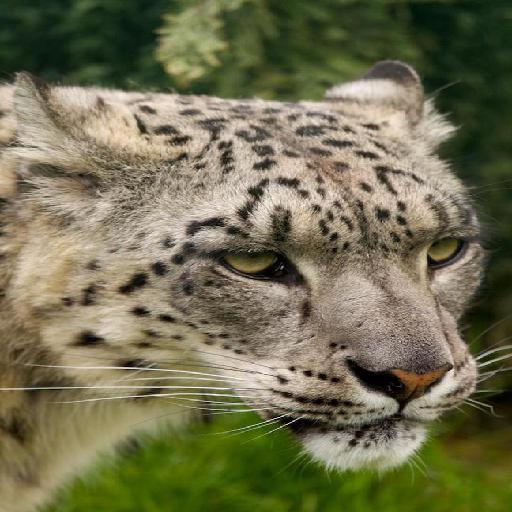
#> input picture test/input/img/1.jpg, 512 x 512 px, found by its file name
$ python cbir-texture.py
#> lines starting #> are read from the running program, lines starting #| are printed output that depends on the picture
from PIL import Image
import numpy as np
import os

def convert_to_grayscale(image_path):
    # Membuka gambar
    img = Image.open(image_path)

    # Mengubah gambar menjadi array numpy
    img_array = np.array(img)

    # Mengambil komponen R, G, dan B dari gambar
    R, G, B = img_array[:,:,0], img_array[:,:,1], img_array[:,:,2]

    # Menghitung grayscale
    grayscale = 0.29 * R + 0.587 * G + 0.114 * B

    # Mengubah grayscale menjadi integer
    grayscale = grayscale.astype(np.uint8)

    # Membuat gambar baru dari array grayscale
    grayscale_image = Image.fromarray(grayscale)

    return grayscale_image

def quantize_grayscale(image_path, levels=256):

    # Mengubah gambar menjadi grayscale
    img = convert_to_grayscale(image_path)

    # Mengubah gambar menjadi array numpy
    img_array = np.array(img)

    # Melakukan kuantisasi nilai grayscale (0-255, unsigned int)
    img_quantized = (img_array * levels / 256).astype(np.uint8) * (256 // levels)

    # Mengubah array yang telah dikuantisasi kembali menjadi gambar
    img_quantized = Image.fromarray(img_quantized)

    return img_quantized

def create_glcm(image, distance= 1):
    # Membuat gambar menjadi array numpy
    img = np.array(image)

    # Inisialisasi matriks kosong
    glcm = np.zeros((256, 256), dtype=int)

    # Isi matriks
    first = img[distance:, :]
    second = img[:-distance, :]
    for i, j in zip(first.ravel(), second.ravel()):
        glcm[i, j] += 1

    return glcm

def normalize(matrix):
    # Membuat matriks simetris
    symetric = matrix+matrix.T
    return symetric/symetric.sum()

def calculate_contrast(matrix):
    contrast = 0
    # Hitung kontras
    for i in range(256):
        for j in range(256):
            contrast += ((i - j) ** 2) * matrix[i][j]
    return contrast

def calculate_entropy(matrix):
    entropy = 0
    # Menghitung entropy
    for i in range(256):
        for j in range(256):
            if matrix[i][j] > 0:
                entropy += matrix[i][j] * np.log(matrix[i][j])
    return -entropy

def calculate_homogeneity(matrix):
    homogeneity = 0
    # Menghitung homogenitas
    for i in range(256):
        for j in range(256):
            homogeneity += matrix[i][j] / (1 + (i - j)**2)
    return homogeneity

def cosine_similarity(vec1, vec2):
    # Menghitung cosine similarity
    return np.dot(vec1, vec2)/(np.linalg.norm(vec1) * np.linalg.norm(vec2))

def process_image(image_path, distance=1, levels=256):
    # Mengubah gambar menjadi grayscale dan melakukan kuantisasi
    img_quantized = quantize_grayscale(image_path, levels)
#> in convert_to_grayscale, img is the input picture: PIL image 512x512 RGB; mean R, G, B 113.6, 111, 80.9
#> in convert_to_grayscale, `R, G, B = img_array[:,:,0], img_array[:,:,1], img_array[:,:,2]`:
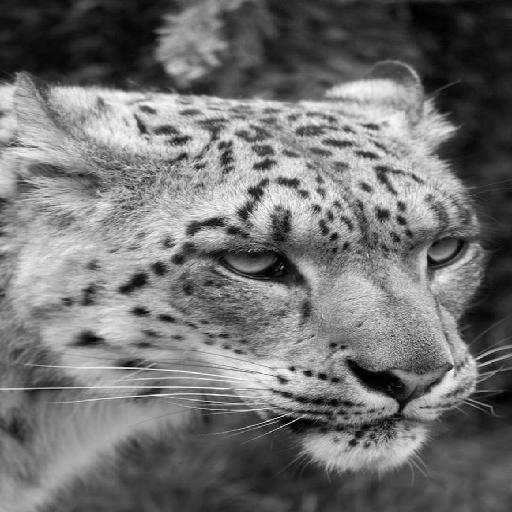
#> R: shape (512, 512); min 0, max 255, mean 113.6
#> in convert_to_grayscale, `R, G, B = img_array[:,:,0], img_array[:,:,1], img_array[:,:,2]`:
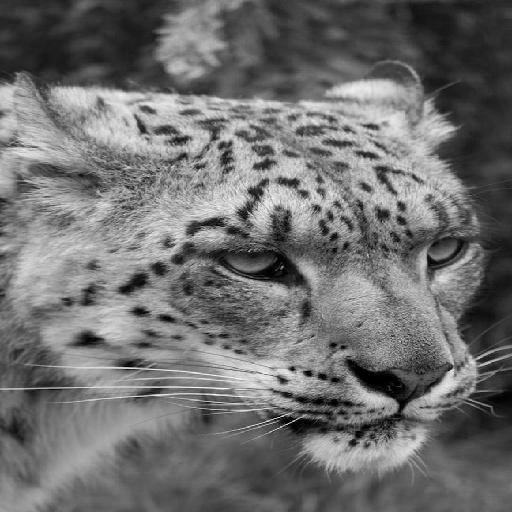
#> G: shape (512, 512); min 0, max 255, mean 111
#> in convert_to_grayscale, `R, G, B = img_array[:,:,0], img_array[:,:,1], img_array[:,:,2]`:
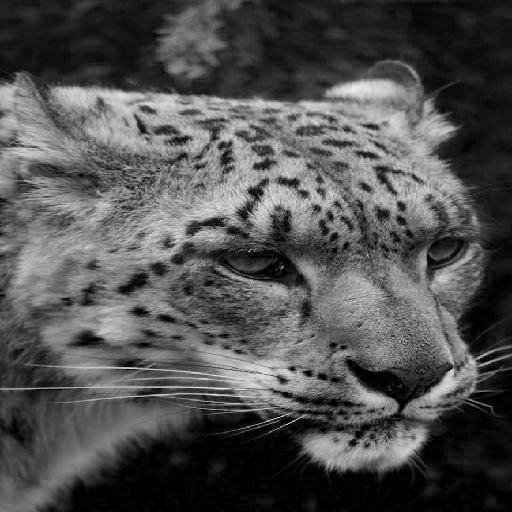
#> B: shape (512, 512); min 0, max 244, mean 80.9

    # Membuat GLCM
    glcm = create_glcm(img_quantized, distance)
#> in create_glcm, `first = img[distance:, :]`:
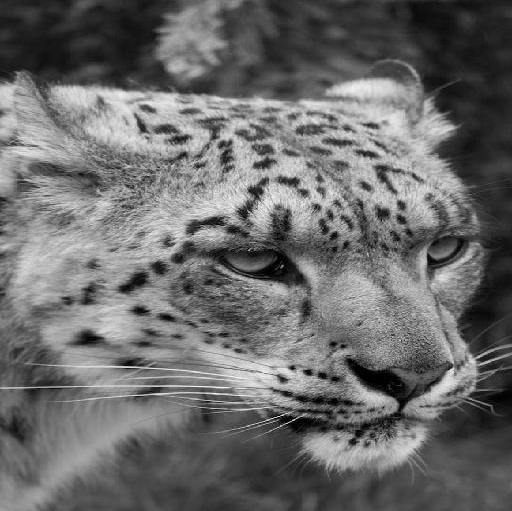
#> first: shape (511, 512); min 0, max 251, mean 106.9
#> in create_glcm, `second = img[:-distance, :]`:
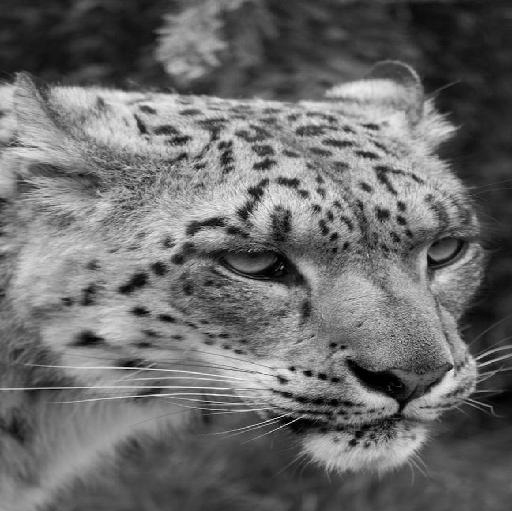
#> second: shape (511, 512); min 0, max 251, mean 106.9
#> the loop in create_glcm, `for i, j in zip(first.ravel(), second.ravel()):` made 261632 passes
#> (i, j) on passes 1 to 3: (37, 37), (37, 38), (36, 37)
#> after the loop in create_glcm, `for i, j in zip(first.ravel(), second.ravel()):`:
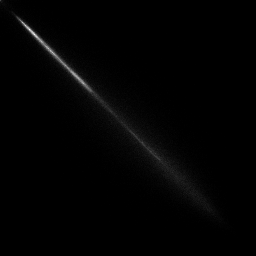
#> glcm: shape (256, 256) int64; min 0, max 374, mean 4; drawn with min black and max white

    # Normalisasi matriks
    norm_glcm = normalize(glcm)

    # Menghitung kontras, entropi, dan homogenitas
    contrast = calculate_contrast(norm_glcm)
#> after the loop in calculate_contrast, `for i in range(256):`: contrast = 319.9
#> contrast = 319.9
    entropy = calculate_entropy(norm_glcm)
#> after the loop in calculate_entropy, `for i in range(256):`: entropy = -9.09
#> entropy = 9.09
    homogeneity = calculate_homogeneity(norm_glcm)
#> after the loop in calculate_homogeneity, `for i in range(256):`: homogeneity = 0.206
#> homogeneity = 0.206

    return contrast, entropy, homogeneity

contrast1, entropy1, homogeneity1 = process_image('./image/1.jpg')
#> contrast1 = 319.9; entropy1 = 9.09; homogeneity1 = 0.206
directory = './image/'
#> (the run stopped early here; a loop or call above may not have finished)

$ run again, with test/input/img/0.jpg copied over test/input/img/1.jpg
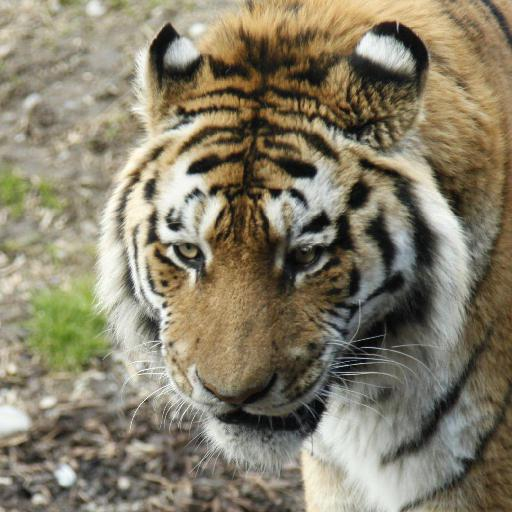
#> input picture test/input/img/0.jpg, 512 x 512 px, found by its file name
#> in convert_to_grayscale, img is the input picture: PIL image 512x512 RGB; mean R, G, B 134.5, 126.8, 105.7
#> in convert_to_grayscale, `R, G, B = img_array[:,:,0], img_array[:,:,1], img_array[:,:,2]`:
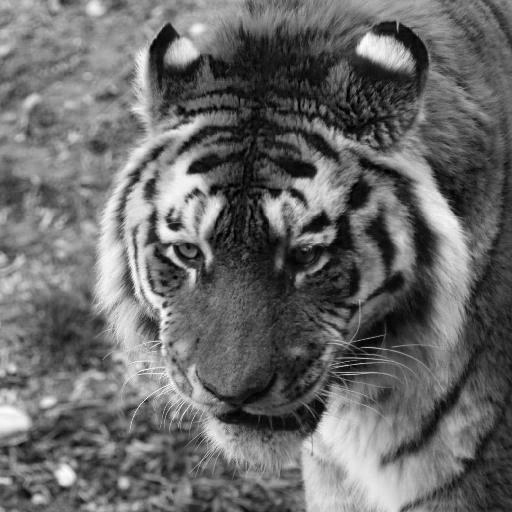
#> B: shape (512, 512); min 0, max 255, mean 105.7
#> the loop in create_glcm, `for i, j in zip(first.ravel(), second.ravel()):` made 261632 passes
#> (i, j) on passes 1 to 3: (194, 194), (195, 192), (194, 189)
#> in normalize, `symetric = matrix+matrix.T`:
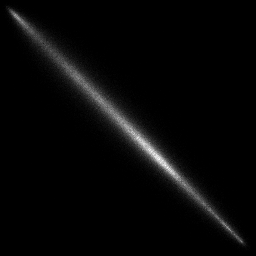
#> symetric: shape (256, 256) int64; min 0, max 278, mean 8; drawn with min black and max white
#> after the loop in calculate_contrast, `for i in range(256):`: contrast = 135.8
#> after the loop in calculate_entropy, `for i in range(256):`: entropy = -9
#> in process_image, `entropy = calculate_entropy(norm_glcm)`: entropy = 9
#> after the loop in calculate_homogeneity, `for i in range(256):`: homogeneity = 0.165
#> contrast1 = 135.8; entropy1 = 9; homogeneity1 = 0.165

$ run again, with test/input/img/10.jpg copied over test/input/img/1.jpg
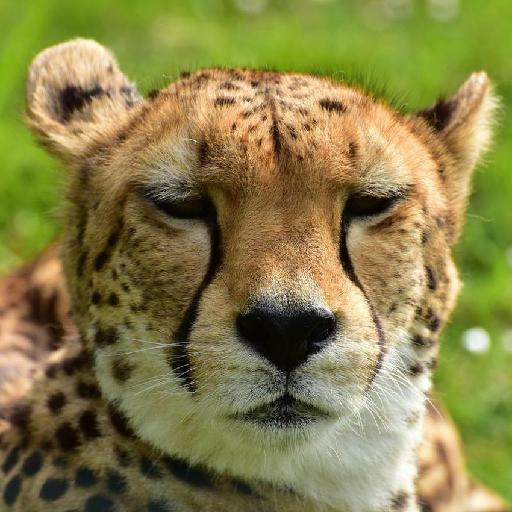
#> input picture test/input/img/10.jpg, 512 x 512 px, found by its file name
#> in convert_to_grayscale, img is the input picture: PIL image 512x512 RGB; mean R, G, B 135.1, 128.3, 73.1
#> in convert_to_grayscale, `grayscale = 0.29 * R + 0.587 * G + 0.114 * B`:
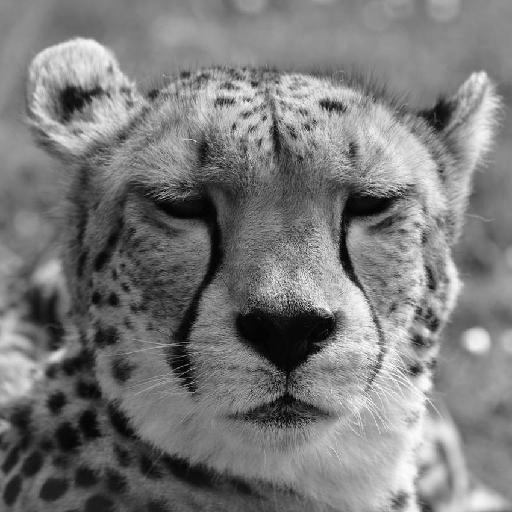
#> grayscale: shape (512, 512) float64; min 0, max 252.7, mean 122.8
#> the loop in create_glcm, `for i, j in zip(first.ravel(), second.ravel()):` made 261632 passes
#> (i, j) on passes 1 to 3: (139, 139), (139, 139), (139, 138)
#> after the loop in create_glcm, `for i, j in zip(first.ravel(), second.ravel()):`:
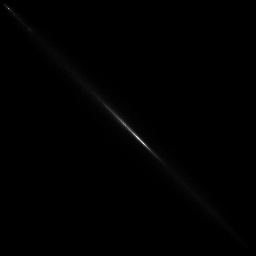
#> glcm: shape (256, 256) int64; min 0, max 996, mean 4; drawn with min black and max white
#> after the loop in calculate_contrast, `for i in range(256):`: contrast = 227.5
#> after the loop in calculate_entropy, `for i in range(256):`: entropy = -8.87
#> in process_image, `entropy = calculate_entropy(norm_glcm)`: entropy = 8.87
#> after the loop in calculate_homogeneity, `for i in range(256):`: homogeneity = 0.25
#> contrast1 = 227.5; entropy1 = 8.87; homogeneity1 = 0.25

$ run again, with test/input/img/11.jpg copied over test/input/img/1.jpg
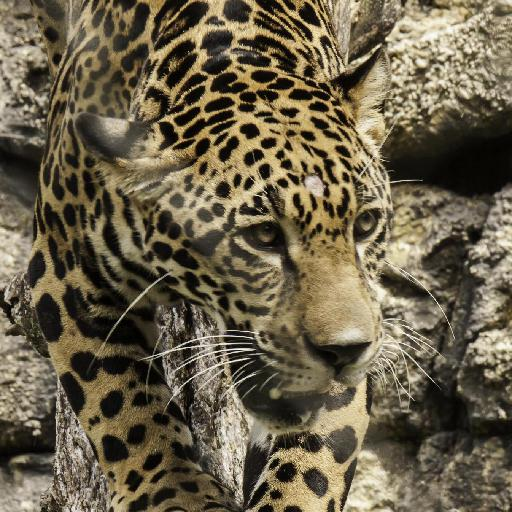
#> input picture test/input/img/11.jpg, 512 x 512 px, found by its file name
#> in convert_to_grayscale, img is the input picture: PIL image 512x512 RGB; mean R, G, B 106.7, 96.5, 74.3
#> in create_glcm, `second = img[:-distance, :]`:
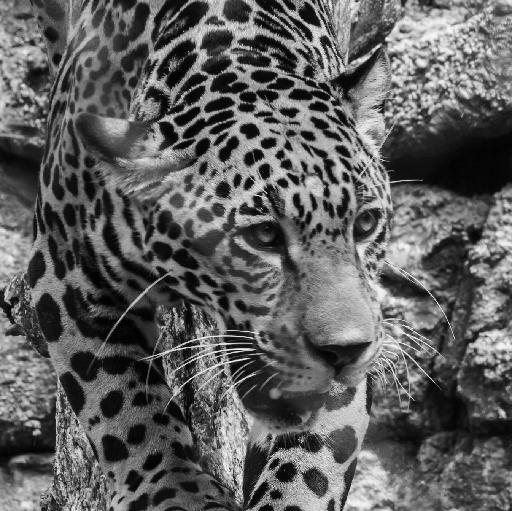
#> second: shape (511, 512); min 0, max 251, mean 95.5
#> the loop in create_glcm, `for i, j in zip(first.ravel(), second.ravel()):` made 261632 passes
#> (i, j) on passes 1 to 3: (136, 115), (137, 119), (129, 115)
#> after the loop in create_glcm, `for i, j in zip(first.ravel(), second.ravel()):`:
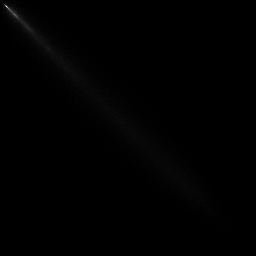
#> glcm: shape (256, 256) int64; min 0, max 865, mean 4; drawn with min black and max white
#> after the loop in calculate_contrast, `for i in range(256):`: contrast = 583.8
#> after the loop in calculate_entropy, `for i in range(256):`: entropy = -9.59
#> in process_image, `entropy = calculate_entropy(norm_glcm)`: entropy = 9.59
#> after the loop in calculate_homogeneity, `for i in range(256):`: homogeneity = 0.12
#> contrast1 = 583.8; entropy1 = 9.59; homogeneity1 = 0.12
